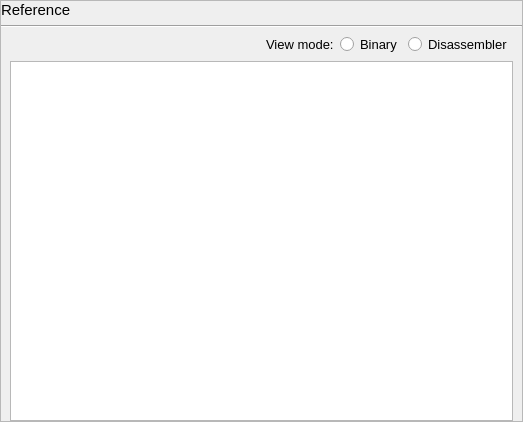
<?xml version="1.0" encoding="UTF-8"?>
<ui version="4.0">
 <class>IS_widget</class>
 <widget class="QWidget" name="IS_widget">
  <property name="geometry">
   <rect>
    <x>0</x>
    <y>0</y>
    <width>523</width>
    <height>422</height>
   </rect>
  </property>
  <property name="windowTitle">
   <string>Form</string>
  </property>
  <layout class="QVBoxLayout" name="verticalLayout">
   <property name="leftMargin">
    <number>0</number>
   </property>
   <property name="topMargin">
    <number>0</number>
   </property>
   <property name="rightMargin">
    <number>0</number>
   </property>
   <property name="bottomMargin">
    <number>0</number>
   </property>
   <item>
    <widget class="QScrollArea" name="scrollArea">
     <property name="widgetResizable">
      <bool>true</bool>
     </property>
     <widget class="QWidget" name="scrollAreaWidgetContents">
      <property name="geometry">
       <rect>
        <x>0</x>
        <y>0</y>
        <width>521</width>
        <height>420</height>
       </rect>
      </property>
      <layout class="QVBoxLayout" name="verticalLayout_2">
       <property name="leftMargin">
        <number>0</number>
       </property>
       <property name="topMargin">
        <number>0</number>
       </property>
       <property name="rightMargin">
        <number>0</number>
       </property>
       <property name="bottomMargin">
        <number>0</number>
       </property>
       <item>
        <widget class="QLabel" name="label">
         <property name="font">
          <font>
           <pointsize>11</pointsize>
          </font>
         </property>
         <property name="styleSheet">
          <string notr="true"/>
         </property>
         <property name="text">
          <string>Reference</string>
         </property>
        </widget>
       </item>
       <item>
        <widget class="Line" name="line">
         <property name="orientation">
          <enum>Qt::Horizontal</enum>
         </property>
        </widget>
       </item>
       <item>
        <layout class="QHBoxLayout" name="horizontalLayout">
         <property name="leftMargin">
          <number>9</number>
         </property>
         <property name="rightMargin">
          <number>9</number>
         </property>
         <item>
          <spacer name="horizontalSpacer">
           <property name="orientation">
            <enum>Qt::Horizontal</enum>
           </property>
           <property name="sizeHint" stdset="0">
            <size>
             <width>40</width>
             <height>20</height>
            </size>
           </property>
          </spacer>
         </item>
         <item>
          <widget class="QLabel" name="label_2">
           <property name="font">
            <font>
             <pointsize>10</pointsize>
            </font>
           </property>
           <property name="text">
            <string>View mode:</string>
           </property>
          </widget>
         </item>
         <item>
          <widget class="QRadioButton" name="radioButton">
           <property name="font">
            <font>
             <pointsize>10</pointsize>
            </font>
           </property>
           <property name="text">
            <string>Binary</string>
           </property>
          </widget>
         </item>
         <item>
          <widget class="QRadioButton" name="radioButton_2">
           <property name="font">
            <font>
             <pointsize>10</pointsize>
            </font>
           </property>
           <property name="text">
            <string>Disassembler</string>
           </property>
          </widget>
         </item>
        </layout>
       </item>
       <item>
        <layout class="QHBoxLayout" name="horizontalLayout_2">
         <property name="leftMargin">
          <number>9</number>
         </property>
         <property name="rightMargin">
          <number>9</number>
         </property>
         <item>
          <widget class="QTableWidget" name="tableWidget"/>
         </item>
        </layout>
       </item>
      </layout>
     </widget>
    </widget>
   </item>
  </layout>
 </widget>
 <resources/>
 <connections/>
</ui>
